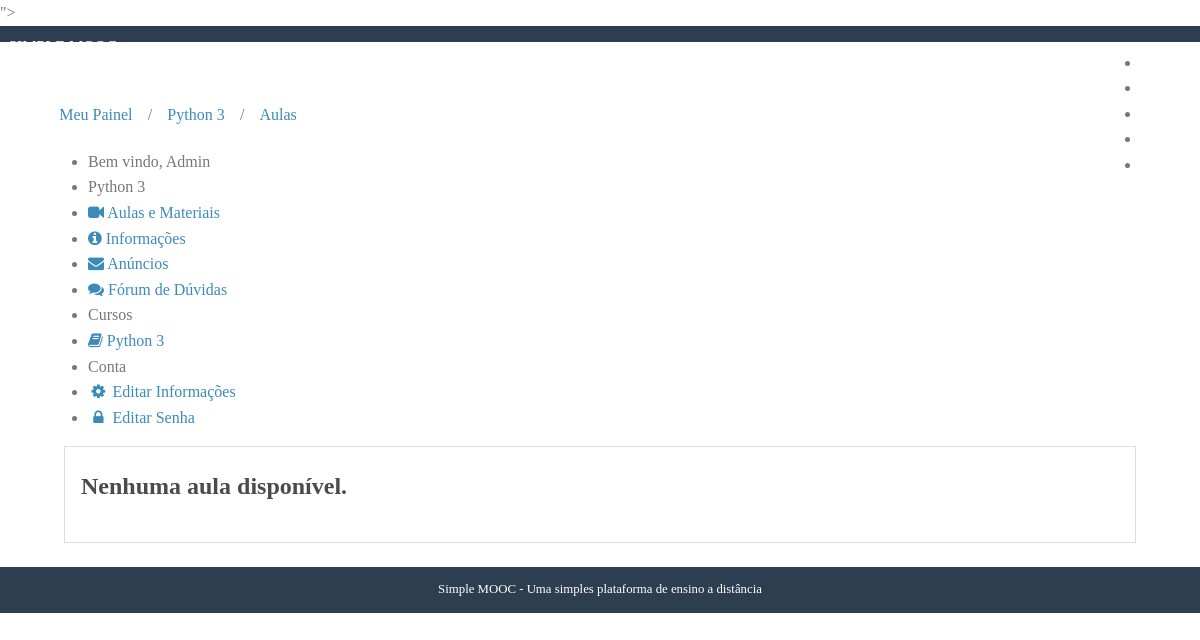
The app's page /cursos/aulas/python-3/ (signed in), older data.
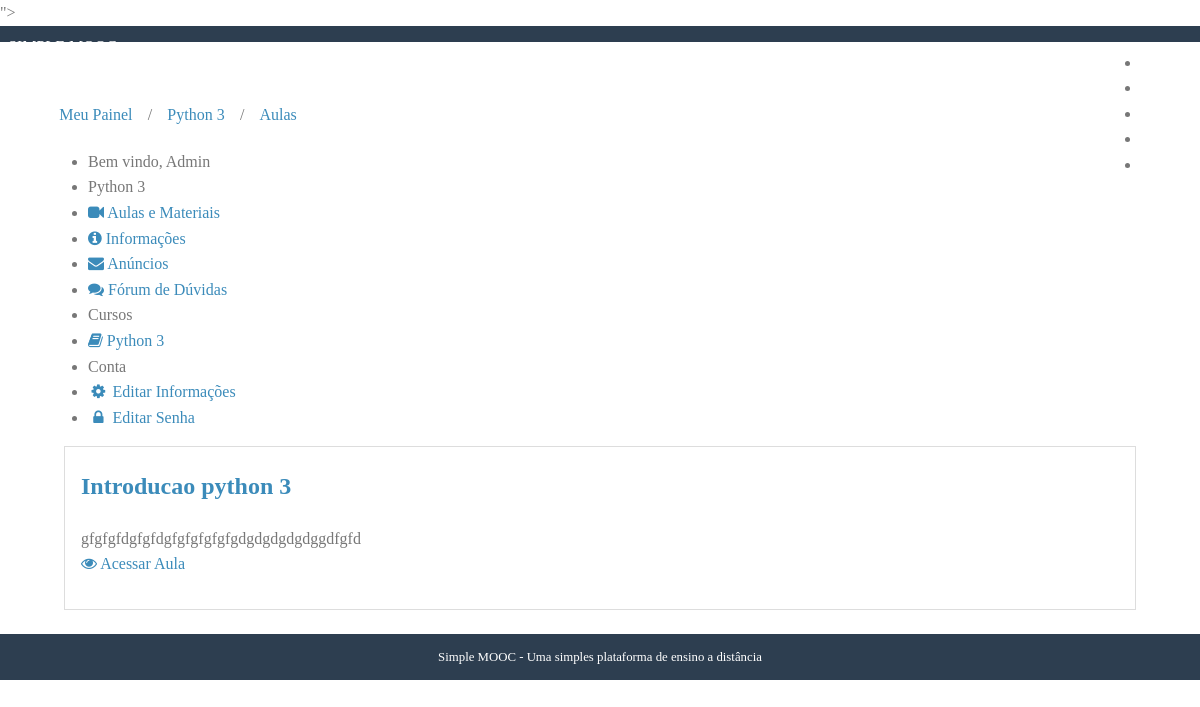
The same page, newer data.
### courses/models.py (models this page shows, shortened)
class Enrollment(models.Model):
    STATUS_CHOICES = (
        (0, 'Pendente'),
        (1, 'Aprovado'),
        (2, 'Cancelado'),
    )
    user = models.ForeignKey(
        settings.AUTH_USER_MODEL, verbose_name='Usuário', on_delete=models.CASCADE,
        related_name='enrollments'
    )
    course = models.ForeignKey(
        Course, verbose_name='Curso', related_name='enrollments', on_delete=models.CASCADE,
    )
    status = models.IntegerField(
        'Situação', choices=STATUS_CHOICES, default=1, blank=True
    )
    created_at = models.DateTimeField('Criado em', auto_now_add=True)
    updated_at = models.DateTimeField('Atualizado em', auto_now=True)
    class Meta:
        verbose_name = 'Inscrição'
        verbose_name_plural = 'Inscrições'
        unique_together = (('user', 'course'),)

class Course(models.Model):
    name = models.CharField('Nome: ', max_length=100)
    slug = models.SlugField('Chave: ')
    description = models.TextField('Descrição: ', blank=True)
    about = models.TextField('Sobre o Curso: ', blank=True)
    start_date = models.DateField(
        'Data de Início: ', null=True, blank=True)
    image = models.ImageField(
        upload_to='courses/images', verbose_name='Imagem',
        null=True, blank=True)
    created_at = models.DateTimeField(
        'Criado em: ', auto_now_add=True)
    updated_at = models.DateTimeField(
        'Atuazaliado em: ', auto_now=True)
    objects = CourseManager()
    def __str__(self):
        return self.name
    def release_lessons(self):
        today = timezone.now().date()
        return self.lessons.filter(release_date__gte=today)
    class Meta:
        verbose_name = 'Curso'
        verbose_name_plural = 'Cursos'
        ordering = ['name']

class Lesson(models.Model):
    name = models.CharField('Nome', max_length=100)
    description = models.TextField('Descrição', blank=True)
    number = models.IntegerField('Número (ordem)', blank=True, default=0)
    release_date = models.DateField('Data de Liberação', blank=True, null=True)
    course = models.ForeignKey(Course, verbose_name='Curso', related_name='lessons', on_delete=models.CASCADE)
    created_at = models.DateTimeField('Criado em', auto_now_add=True)
    updated_at = models.DateTimeField('Atualizado em', auto_now=True)
    def __str__(self):
        return self.name
    class Meta:
        verbose_name = 'Aula'
        verbose_name_plural = 'Aulas'
        ordering = ['number']

### courses/decorators.py (the view, shortened to what this page needs)
    def _wrapper(request, *args, **kwargs):
        slug = kwargs['slug']
        course = get_object_or_404(Course, slug=slug)
        has_permission = request.user.is_staff
        if not has_permission:
            messages.error(request, message)
            return redirect('accounts_dashboard')
        request.course = course
        return view_func(request, *args, **kwargs)

### accounts/models.py (called while the page is built)
    def __str__(self):
        return self.name or self.username

### courses/templatetags/courses_tags.py (called while the page is built)
@register.simple_tag
def load_my_courses(user):
    return Enrollment.objects.filter(user=user)

### courses/views.py (called while the page is built)
@login_required
@enrollment_required
def lessons(request, slug):
    course = request.course
    template = 'courses/lessons.html'
    lessons = course.release_lessons()
    if request.user.is_staff:
        lessons = course.lessons.all()
    context = {
        'course': course,
        'lessons': lessons
    }
    return render(request, template, context)

### courses/templates/courses/lessons.html
{% extends "courses/course_dashboard.html" %}
{% block breadcrumb %}
    {{ block.super }}
    <li>/</li>
    <li><a href="{% url 'courses_lessons' course.slug %}">Aulas</a></li>
{% endblock %}
{% block dashboard_content %}
{% for lesson in lessons %}
<div class="well">
    <h2><a href="{% url 'courses_lesson' course.slug lesson.pk %}">{{ lesson }}</a></h2>
    <p>
        {{ lesson.description|truncatewords:'20' }}
        <br />
        <a href="{% url 'courses_lesson' course.slug lesson.pk %}" title="">
        <i class="fa fa-eye"></i>
        Acessar Aula
        </a>
    </p>
</div>
{% empty %}
<div class="well">
    <h2>
        Nenhuma aula disponível.
    </h2>
</div>
{% endfor %}
{% endblock %}

### accounts/templates/accounts/dashboard.html (shortened to what this page needs)
{% extends "base.html" %}
{% load courses_tags %}
{% block container %}
{% load_my_courses user as enrollments %}
<div class="pure-g-r content-ribbon">
    <div class="pure-u-1">
        <ul class="breadcrumb">
            {% block breadcrumb %}
            <li><a href="{% url 'accounts_dashboard' %}">Meu Painel</a></li>
            {% endblock %}
        </ul>
    </div>
    <div class="pure-u-1-3">
        <div class="pure-menu pure-menu-open">
            <ul>
                <li class="pure-menu-heading">
                    Bem vindo, {{ user }}
                </li>
                {% block menu_options %}
                <li class="pure-menu-heading">Cursos</li>
                {% for enrollment in enrollments %}
                <li>
                    <a href="{% url 'courses_announcements' enrollment.course.slug %}">
                    <i class="fa fa-book"></i>
                    {{ enrollment.course }}
                    </a>
                </li>
                {% empty %}
                <li>Nenhum curso encontrado</li>
                {% endfor %}
                <li class="pure-menu-heading">Conta</li>
                <li><a href="{% url 'accounts_edit' %}">
                    <i class="fa fa-cog fa-spin fa-1x fa-fw"></i>
                    Editar Informações</a></li>
                <li><a href="{% url 'accounts_edit_password' %}">
                     <i class="fa fa-lock fa-fw"></i>
                    Editar Senha</a></li>
                {% endblock %}
                </ul>
        </div>
    </div>
    <div class="pure-u-2-3">
        <div class="inner">
            {% block dashboard_content %}{% endblock %}
        </div>
    </div>
</div>
{% endblock %}

Row changes from the older to the newer data that the page shows:
added Lesson: name "Introducao python 3", description "gfgfgfdgfgfdgfgfgfgfgfgdgdgdgdgdggdfgfd"
Text that changed along with them:
text no longer shown: "Nenhuma aula disponível."
